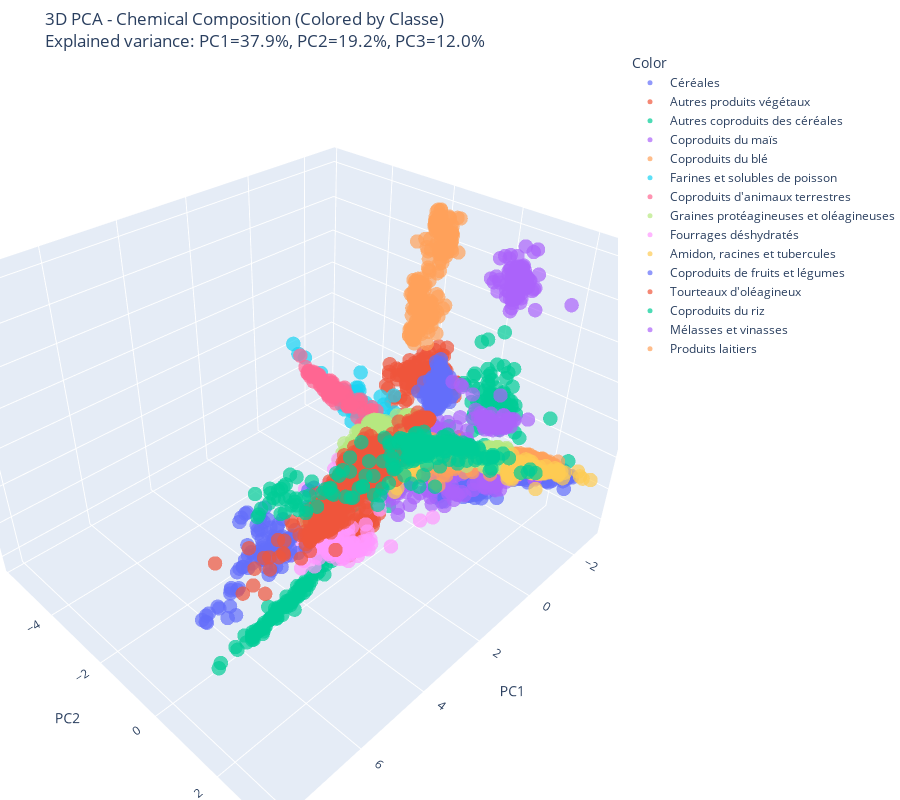

Write notebook code for a chart like this one.
### Markdown cell above
## Part 3: PCA Analysis (Principal Component Analysis)

### Code cell
# PCA 3D visualization
print("\nDisplaying 3D PCA visualization (colored by Classe)...")
fig, pca = plot_acp_3d(data, vars_expl, hue_col='Classe', 
                       title="3D PCA - Chemical Composition (Colored by Classe)")
fig.show()

print("\n✓ 3D PCA shows the distribution of products in the first 3 principal components")

### Figure 1 — Plotly figure (JSON) as saved in the notebook; plotly's stock layout.template omitted (floating-point values rounded to 4 significant figures; data arrays with more than 128 entries replaced by an {"elided": "..."} marker saying what was removed)
{"data": [{"hovertemplate": "Color=Céréales<br>PC1=%{x}<br>PC2=%{y}<br>PC3=%{z}<extra></extra>", "legendgroup": "Céréales", "marker": {"color": "#636efa", "opacity": 0.7, "size": 5, "symbol": "circle"}, "mode": "markers", "name": "Céréales", "scene": "scene", "showlegend": true, "type": "scatter3d", "x": {"elided": "749 float values"}, "y": {"elided": "749 float values"}, "z": {"elided": "749 float values"}}, {"hovertemplate": "Color=Autres produits végétaux<br>PC1=%{x}<br>PC2=%{y}<br>PC3=%{z}<extra></extra>", "legendgroup": "Autres produits végétaux", "marker": {"color": "#EF553B", "opacity": 0.7, "size": 5, "symbol": "circle"}, "mode": "markers", "name": "Autres produits végétaux", "scene": "scene", "showlegend": true, "type": "scatter3d", "x": {"elided": "440 float values"}, "y": {"elided": "440 float values"}, "z": {"elided": "440 float values"}}, {"hovertemplate": "Color=Autres coproduits des céréales<br>PC1=%{x}<br>PC2=%{y}<br>PC3=%{z}<extra></extra>", "legendgroup": "Autres coproduits des céréales", "marker": {"color": "#00cc96", "opacity": 0.7, "size": 5, "symbol": "circle"}, "mode": "markers", "name": "Autres coproduits des céréales", "scene": "scene", "showlegend": true, "type": "scatter3d", "x": {"elided": "319 float values"}, "y": {"elided": "319 float values"}, "z": {"elided": "319 float values"}}, {"hovertemplate": "Color=Coproduits du maïs<br>PC1=%{x}<br>PC2=%{y}<br>PC3=%{z}<extra></extra>", "legendgroup": "Coproduits du maïs", "marker": {"color": "#ab63fa", "opacity": 0.7, "size": 5, "symbol": "circle"}, "mode": "markers", "name": "Coproduits du maïs", "scene": "scene", "showlegend": true, "type": "scatter3d", "x": {"elided": "719 float values"}, "y": {"elided": "719 float values"}, "z": {"elided": "719 float values"}}, {"hovertemplate": "Color=Coproduits du blé<br>PC1=%{x}<br>PC2=%{y}<br>PC3=%{z}<extra></extra>", "legendgroup": "Coproduits du blé", "marker": {"color": "#FFA15A", "opacity": 0.7, "size": 5, "symbol": "circle"}, "mode": "markers", "name": "Coproduits du blé", "scene": "scene", "showlegend": true, "type": "scatter3d", "x": {"elided": "600 float values"}, "y": {"elided": "600 float values"}, "z": {"elided": "600 float values"}}, {"hovertemplate": "Color=Farines et solubles de poisson<br>PC1=%{x}<br>PC2=%{y}<br>PC3=%{z}<extra></extra>", "legendgroup": "Farines et solubles de poisson", "marker": {"color": "#19d3f3", "opacity": 0.7, "size": 5, "symbol": "circle"}, "mode": "markers", "name": "Farines et solubles de poisson", "scene": "scene", "showlegend": true, "type": "scatter3d", "x": [-1.459, -1.479, -1.492, -1.261, -1.501, -1.535, -1.671, -1.504, -1.617, -1.677, -1.495, -1.499, -1.608, -1.466, -1.495, -1.374, -1.604, -1.547, -1.493, -1.417, -1.435, -1.502, -1.486, -1.497, -1.564, -1.485, -1.495, -1.559, -1.669, -1.458, -1.516, -1.578, -1.492, -1.484, -1.449, -1.603, -1.452, -1.552, -1.483, -1.399, -1.42, -1.672, -1.475, -1.21, -1.232, -1.581, -1.51, -1.287, -1.473, -1.562, -1.443, -1.491, -1.391, -1.271, -1.473, -1.473, -1.453, -1.463, -1.536, -1.634, -1.487, -1.468, -1.486, -1.565, -1.423, -1.548, -1.591, -1.223, -1.463, -1.455, -1.762, -1.633, -1.641, -1.689, -1.512, -1.632, -1.631, -1.53, -1.581, -1.406, -1.459, -1.452, -1.567, -1.682, -1.6, -1.462, -1.563, -1.609, -1.437, -1.499, -1.585, -1.565, -1.572, -1.583, -1.577, -1.521, -1.453, -1.546, -1.612, -1.574], "y": [-3.417, -3.654, -2.82, -3.622, -2.721, -2.141, -1.803, -2.499, -2.259, -2.359, -1.278, -2.798, -3.479, -3.784, -2.474, -3.966, -2.711, -1.599, -3.877, -3.853, -3.285, -3.759, -3.949, -3.033, -3.47, -2.676, -3.276, -2.073, -3.563, -4.046, -3.678, -3.117, -4.011, -4.004, -3.91, -2.864, -3.96, -3.126, -3.925, -4.232, -4.198, -2.55, -3.795, -5.305, -5.804, -3.451, -4.017, -5.652, -4.361, -3.522, -4.359, -4.198, -4.524, -4.712, -3.599, -3.577, -3.79, -3.917, -3.559, -2.874, -2.151, -2.873, -3.212, -2.887, -3.247, -3.631, -3.159, -2.264, -3.501, -3.624, -3.624, -3.266, -2.998, -3.21, -3.813, -2.824, -2.892, -3.465, -3.254, -3.147, -1.85, -3.958, -2.902, -2.97, -3.182, -2.077, -3.053, -3.058, -2.571, -4.187, -3.384, -2.9, -2.977, -3.294, -3.251, -2.672, -4.309, -2.698, -3.075, -3.485], "z": [-0.3849, -1.678, -1.428, -0.6603, -1.483, -0.6527, -0.7553, -0.5426, -0.1896, -0.9353, -0.8842, -1.214, -1.239, -1.063, -0.6788, -0.7992, -0.4265, -1.236, -1.111, -0.7564, -0.7415, -0.7017, -1.398, -1.186, -1.302, -1.353, -1.199, -1.104, -0.6606, -1.261, -1.055, -1.018, -0.9999, -1.026, -1.22, -1.43, -1.013, -1.35, -1.0, -0.8045, -1.049, -1.213, -1.099, -0.1028, 0.1428, -1.109, -1.117, -0.1577, -0.915, -0.7867, -0.8582, -0.825, -0.9437, -0.3922, -1.242, -1.235, -0.8026, -0.8843, -0.4859, -1.569, -1.3, -1.256, -1.51, -1.374, -0.7758, -0.6569, -1.339, -1.104, -0.5777, -1.288, -0.1089, -0.9206, -1.521, -1.723, -1.191, -1.466, -1.285, -1.18, -1.633, -0.8843, -1.206, -0.7198, -1.307, -1.2, -1.224, -1.303, -1.2, -1.135, -1.007, -0.9511, -1.103, -1.231, -0.9007, -1.407, -1.385, -1.171, -0.8111, -1.479, -1.336, -1.179]}, {"hovertemplate": "Color=Coproduits d'animaux terrestres<br>PC1=%{x}<br>PC2=%{y}<br>PC3=%{z}<extra></extra>", "legendgroup": "Coproduits d'animaux terrestres", "marker": {"color": "#FF6692", "opacity": 0.7, "size": 5, "symbol": "circle"}, "mode": "markers", "name": "Coproduits d'animaux terrestres", "scene": "scene", "showlegend": true, "type": "scatter3d", "x": {"elided": "157 float values"}, "y": {"elided": "157 float values"}, "z": {"elided": "157 float values"}}, {"hovertemplate": "Color=Graines protéagineuses et oléagineuses<br>PC1=%{x}<br>PC2=%{y}<br>PC3=%{z}<extra></extra>", "legendgroup": "Graines protéagineuses et oléagineuses", "marker": {"color": "#B6E880", "opacity": 0.7, "size": 5, "symbol": "circle"}, "mode": "markers", "name": "Graines protéagineuses et oléagineuses", "scene": "scene", "showlegend": true, "type": "scatter3d", "x": {"elided": "657 float values"}, "y": {"elided": "657 float values"}, "z": {"elided": "657 float values"}}, {"hovertemplate": "Color=Fourrages déshydratés<br>PC1=%{x}<br>PC2=%{y}<br>PC3=%{z}<extra></extra>", "legendgroup": "Fourrages déshydratés", "marker": {"color": "#FF97FF", "opacity": 0.7, "size": 5, "symbol": "circle"}, "mode": "markers", "name": "Fourrages déshydratés", "scene": "scene", "showlegend": true, "type": "scatter3d", "x": {"elided": "200 float values"}, "y": {"elided": "200 float values"}, "z": {"elided": "200 float values"}}, {"hovertemplate": "Color=Amidon, racines et tubercules<br>PC1=%{x}<br>PC2=%{y}<br>PC3=%{z}<extra></extra>", "legendgroup": "Amidon, racines et tubercules", "marker": {"color": "#FECB52", "opacity": 0.7, "size": 5, "symbol": "circle"}, "mode": "markers", "name": "Amidon, racines et tubercules", "scene": "scene", "showlegend": true, "type": "scatter3d", "x": {"elided": "209 float values"}, "y": {"elided": "209 float values"}, "z": {"elided": "209 float values"}}, {"hovertemplate": "Color=Coproduits de fruits et légumes<br>PC1=%{x}<br>PC2=%{y}<br>PC3=%{z}<extra></extra>", "legendgroup": "Coproduits de fruits et légumes", "marker": {"color": "#636efa", "opacity": 0.7, "size": 5, "symbol": "circle"}, "mode": "markers", "name": "Coproduits de fruits et légumes", "scene": "scene", "showlegend": true, "type": "scatter3d", "x": {"elided": "199 float values"}, "y": {"elided": "199 float values"}, "z": {"elided": "199 float values"}}, {"hovertemplate": "Color=Tourteaux d'oléagineux<br>PC1=%{x}<br>PC2=%{y}<br>PC3=%{z}<extra></extra>", "legendgroup": "Tourteaux d'oléagineux", "marker": {"color": "#EF553B", "opacity": 0.7, "size": 5, "symbol": "circle"}, "mode": "markers", "name": "Tourteaux d'oléagineux", "scene": "scene", "showlegend": true, "type": "scatter3d", "x": {"elided": "1321 float values"}, "y": {"elided": "1321 float values"}, "z": {"elided": "1321 float values"}}, {"hovertemplate": "Color=Coproduits du riz<br>PC1=%{x}<br>PC2=%{y}<br>PC3=%{z}<extra></extra>", "legendgroup": "Coproduits du riz", "marker": {"color": "#00cc96", "opacity": 0.7, "size": 5, "symbol": "circle"}, "mode": "markers", "name": "Coproduits du riz", "scene": "scene", "showlegend": true, "type": "scatter3d", "x": {"elided": "251 float values"}, "y": {"elided": "251 float values"}, "z": {"elided": "251 float values"}}, {"hovertemplate": "Color=Mélasses et vinasses<br>PC1=%{x}<br>PC2=%{y}<br>PC3=%{z}<extra></extra>", "legendgroup": "Mélasses et vinasses", "marker": {"color": "#ab63fa", "opacity": 0.7, "size": 5, "symbol": "circle"}, "mode": "markers", "name": "Mélasses et vinasses", "scene": "scene", "showlegend": true, "type": "scatter3d", "x": {"elided": "200 float values"}, "y": {"elided": "200 float values"}, "z": {"elided": "200 float values"}}, {"hovertemplate": "Color=Produits laitiers<br>PC1=%{x}<br>PC2=%{y}<br>PC3=%{z}<extra></extra>", "legendgroup": "Produits laitiers", "marker": {"color": "#FFA15A", "opacity": 0.7, "size": 5, "symbol": "circle"}, "mode": "markers", "name": "Produits laitiers", "scene": "scene", "showlegend": true, "type": "scatter3d", "x": {"elided": "255 float values"}, "y": {"elided": "255 float values"}, "z": {"elided": "255 float values"}}], "layout": {"height": 800, "legend": {"title": {"text": "Color"}, "tracegroupgap": 0}, "margin": {"b": 0, "l": 0, "r": 0, "t": 50}, "scene": {"domain": {"x": [0, 1], "y": [0, 1]}, "xaxis": {"title": {"text": "PC1"}}, "yaxis": {"title": {"text": "PC2"}}, "zaxis": {"title": {"text": "PC3"}}}, "title": {"text": "3D PCA - Chemical Composition (Colored by Classe)<br>Explained variance: PC1=37.9%, PC2=19.2%, PC3=12.0%"}}}
